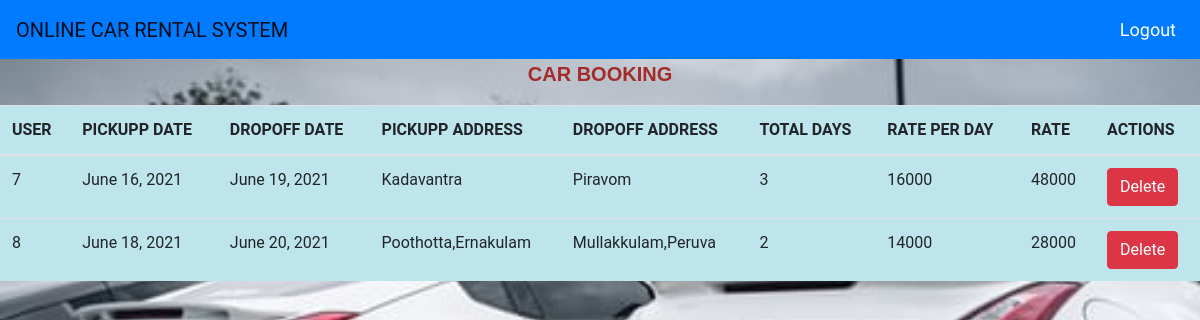
The app's page /viewcarbooking/ (signed in) with its own data.
### sample/models.py (models this page shows)
class CarBooking(models.Model):
    user=models.ForeignKey(User,on_delete=models.CASCADE)
    booking_date = models.DateField(auto_now=True)
    pickup_date = models.DateField(default="1999-12-14")
    dropoff_date = models.DateField(default="1999-12-14")
    pickup_address = models.CharField(max_length=100)
    dropoff_address = models.CharField(max_length=100)
    total_days = models.IntegerField(default=0)
    rate_perday = models.IntegerField(default=0)
    rate = models.IntegerField()

### sample/views.py (the view)
# urls.py: path('viewcarbooking/',view_carbooking,name='viewcarbooking'),
@login_required(login_url="/login/")
def view_carbooking(request):
    book = CarBooking.objects.all()
    return render(request,'view_carbooking.html',{'data':book})

### sample/templates/view_carbooking.html (shortened to what this page needs)
{% extends 'adminbase.html' %}
{% block content %}
{% load static %}
<!DOCTYPE html>
<html lang="en">
<head>
    <link rel="stylesheet" href="https://maxcdn.bootstrapcdn.com/bootstrap/4.0.0/css/bootstrap.min.css">
</head>
<body>
    <div class="head">
        <p>CAR BOOKING</p>
    </div>
    <table class="table table-info table-strip">
        <thead>
            <th>USER</th>
            <th>PICKUPP DATE</th>
            <th>DROPOFF DATE</th>
            <th>PICKUPP ADDRESS</th>
            <th>DROPOFF ADDRESS</th>
            <th>TOTAL DAYS</th>
            <th>RATE PER DAY</th>
            <th>RATE</th>
            <th>ACTIONS</th>
        </thead>
        <tbody>
            {% for d in data %}
            <tr>
                <td>{{d.user_id}}</td>
                <td>{{d.pickup_date}}</td>
                <td>{{d.dropoff_date}}</td>
                <td>{{d.pickup_address}}</td>
                <td>{{d.dropoff_address}}</td>
                <td>{{d.total_days}}</td>
                <td>{{d.rate_perday}}</td>
                <td>{{d.rate}}</td>
                <td><a href="{% url 'delete_carbooking' d.id %}" class="btn btn-danger">Delete</a>
                </td>
            </tr>
            {% endfor %}
        </tbody>
    </table>
</body>
</html>
{% endblock content %}

### records on screen
CarBooking: user_id "7", pickup_date "June 16, 2021", dropoff_date "June 19, 2021", pickup_address "Kadavantra", dropoff_address "Piravom", total_days "3", rate_perday "16000", rate "48000"
CarBooking: user_id "8", pickup_date "June 18, 2021", dropoff_date "June 20, 2021", pickup_address "Poothotta,Ernakulam", dropoff_address "Mullakkulam,Peruva", total_days "2", rate_perday "14000", rate "28000"
